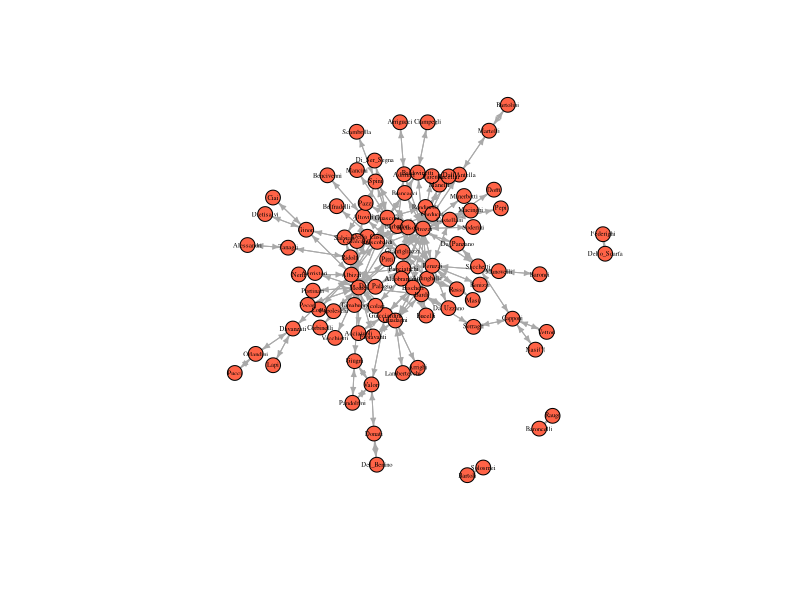
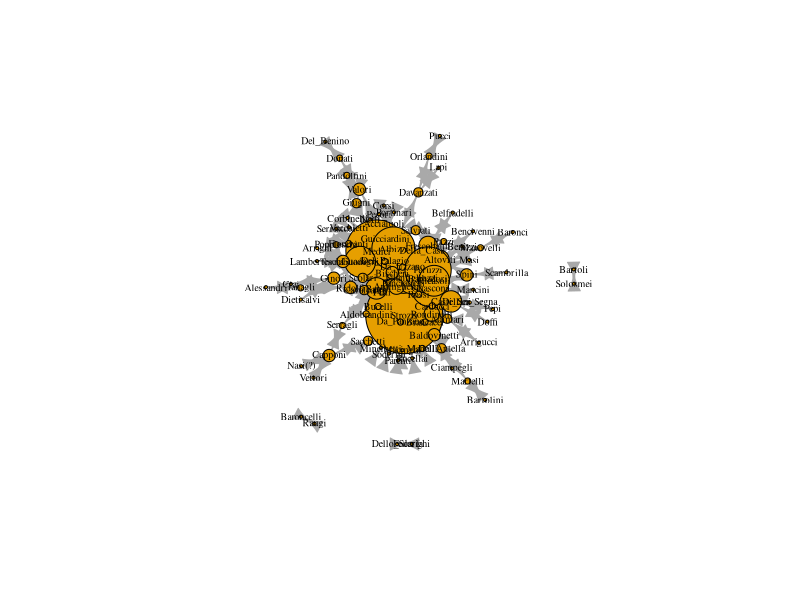
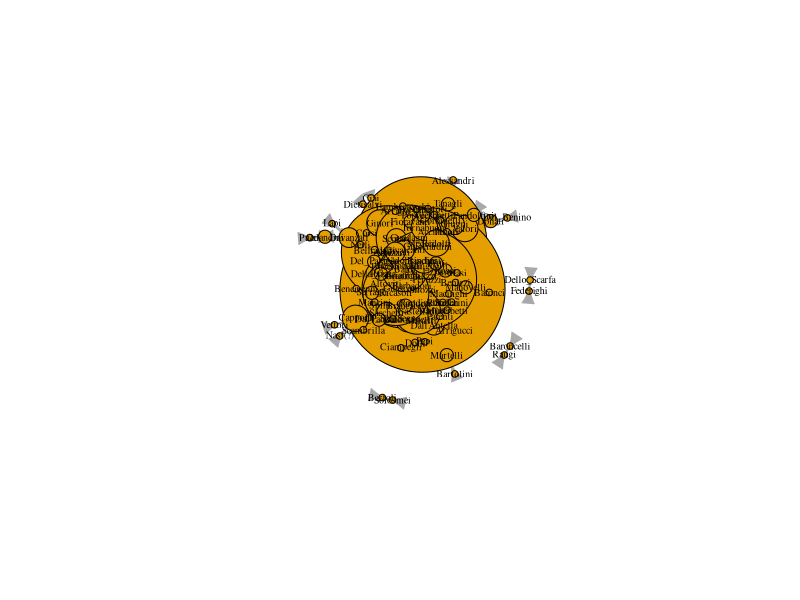
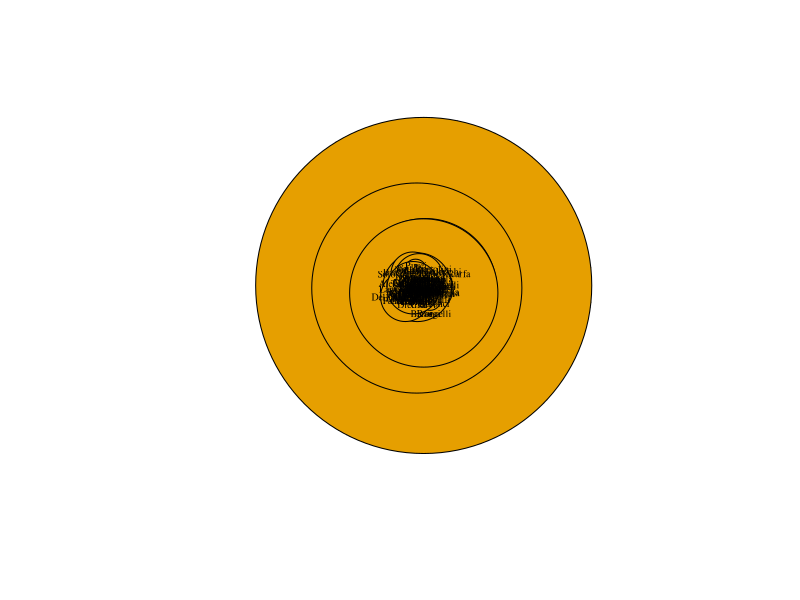
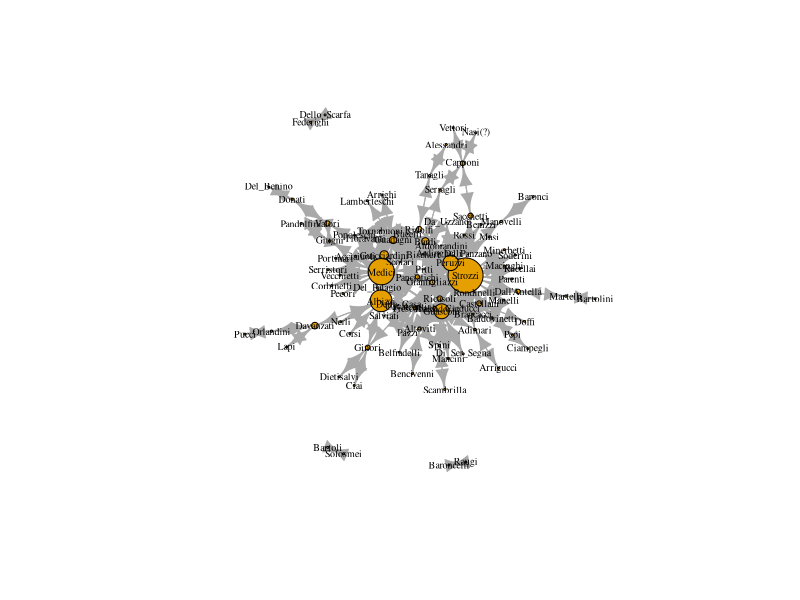
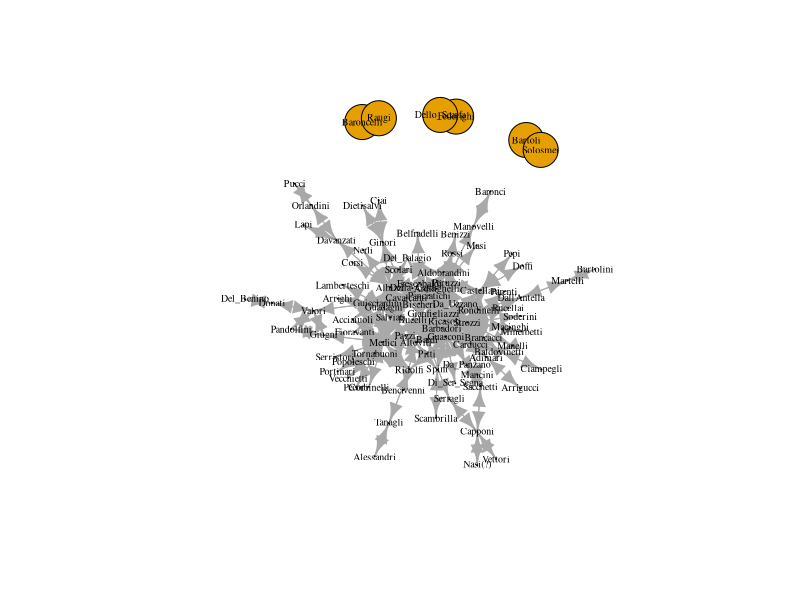
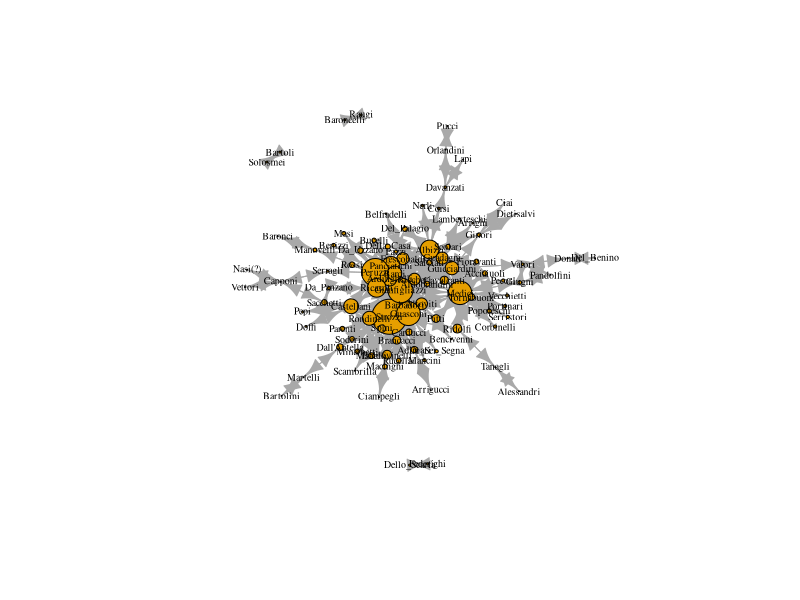
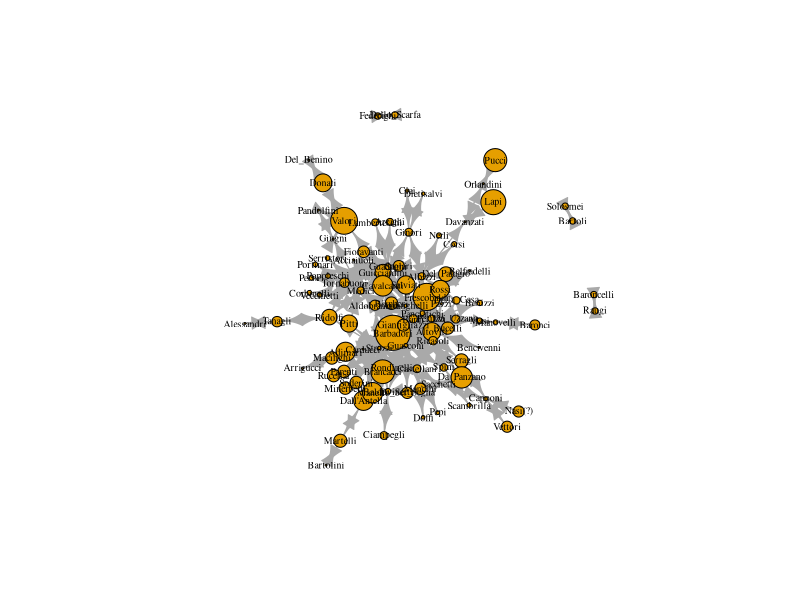

Generate these figures, in order, with R:
#!/usr/bin/env Rscript

######################################################################
# @author      : Linus Fernandes (linusfernandes at gmail dot com)
# @file        : centrality
# @created     : Tuesday Oct 31, 2023 11:21:31 IST
#
# @description :
######################################################################
library(conflicted)
library(igraph)
library(tidyverse)
library(reshape2)
conflict_scout()
# prepare the marriage adjacency matrix
florentine_edj <- read.csv("florentine_marriage_edgelist.csv")
print(str(florentine_edj))
florentine_edj <- florentine_edj[,2:3]

# prepare the attributes file
florentine_attributes <- read.csv("florentine_attributes.csv")
print(str(florentine_attributes))

# graph the marriage network
marriageNet <- graph.edgelist(as.matrix(florentine_edj), directed = T)
# add wealth and priorates attributes to family vertices
V(marriageNet)$Wealth <- florentine_attributes$Gwealth[match(V(marriageNet)$name, florentine_attributes$Family)]

# Gross wealth (Florins), for 87 (92) families
# simple mean imputation of wealth (alternatively, we might think that those with NA were too poor to show up in historical records?)
# in other words, atrribute mean wealth to na families
V(marriageNet)$Wealth <- ifelse(is.na(V(marriageNet)$Wealth), mean(V(marriageNet)$Wealth, na.rm = T), V(marriageNet)$Wealth)

# Number of Priors, The Priorate (or city council), first created in 1282, was Florence's governing body. Count of how many seats a family had on that city council from 1282-1344
# measure of the aggregate political influence of the family over a long period of time
V(marriageNet)$Priorates <- florentine_attributes$Npriors[match(V(marriageNet)$name, florentine_attributes$Family)]

plot(marriageNet, vertex.size = 8, vertex.label.cex = .4, vertex.label.color = "black", vertex.color = "tomato", edge.arrow.size = 0.4)

print(str(degree(marriageNet)))
degrees <- sort(degree(marriageNet), decreasing = T)
families = names(degrees)
names(degrees) <- c()
df <- data.frame(Family = families, Degree = degrees)
print(df)
# assignment
V(marriageNet)$degree <- degree(marriageNet)
# sized by degree
plot(marriageNet, vertex.label.cex = .6, vertex.label.color = "black", vertex.size = V(marriageNet)$degree, vertex.label.cex = .2)
plot(marriageNet,
      vertex.label.cex = .6,
      vertex.label.color = "black",
      vertex.size = V(marriageNet)$degree*3)

btws = betweenness(marriageNet, directed = FALSE)
btws <- sort(btws, decreasing = T)
families = names(btws)
names(btws) <- c()
df <- data.frame(Family = families, Betweenness = btws)
print(df)
# assignment
V(marriageNet)$betweenness <- betweenness(marriageNet, directed = F)
# sized by betweenness
plot(marriageNet,
      vertex.label.cex = .6,
      vertex.label.color = "black",
      vertex.size = V(marriageNet)$betweenness)
# normalize betweenness and scale by 20 (some scalar)
plot(marriageNet,
      vertex.label.cex = .6,
      vertex.label.color = "black",
      vertex.size = V(marriageNet)$betweenness/max(V(marriageNet)$betweenness) * 20)

clseness = closeness(marriageNet, normalized = F)
clseness <- sort(clseness, decreasing = T)
families = names(clseness)
names(clseness) <- c()
df <- data.frame(Family = families, Closeness = clseness)
print(df)
# assignment
V(marriageNet)$closeness <- closeness(marriageNet, normalized = F)
plot(marriageNet,
      vertex.label.cex = .6,
      vertex.label.color = "black",
      vertex.size = V(marriageNet)$closeness/max(V(marriageNet)$closeness) * 20)

# Eigenvector centrality takes into account alters’ power. 
# It is calculated a little bit differently in igraph. It produces a list object
# and we need to extract only the vector of centrality values.
power = evcent(marriageNet)$vector
power <- sort(power, decreasing = T)
families = names(power)
names(power) <- c()
df <- data.frame(Family = families, Power = power)
print(df)
V(marriageNet)$eigenvector <- evcent(marriageNet)$vector

plot(marriageNet,
     vertex.label.cex = .6, 
     vertex.label.color = "black", 
     vertex.size = V(marriageNet)$eigenvector/max(V(marriageNet)$eigenvector) * 20)

# Bonacich Centrality
# Perhaps marrying your daughters off to weaker families is a good way to ensure their loyalty? 
# We could evaluate this using bonacich centrality. 
# From igraph: “Interpretively, the Bonacich power measure corresponds to the notion that the power of a vertex is recursively
# defined by the sum of the power of its alters. The nature of the recursion involved is then controlled by the power exponent: positive values imply that vertices become more powerful as their alters become more powerful (as occurs in cooperative relations), while negative 
# values imply that vertices become more powerful only as their alters become weaker (as occurs in competitive or antagonistic relations).”

bonacich <- power_centrality(marriageNet, exponent = -2, rescale = T)
bonacich <- ifelse(bonacich < 0, 0, bonacich)
bonacich <- sort(bonacich, decreasing = T)
families = names(bonacich)
names(bonacich) <- c()
df <- data.frame(Family = families, Bonacich = bonacich)
print(df)

V(marriageNet)$bonacich <- power_centrality(marriageNet, exponent = -2, rescale = T)
V(marriageNet)$bonacich <- ifelse(V(marriageNet)$bonacich < 0, 0, V(marriageNet)$bonacich)

plot(marriageNet,
     vertex.label.cex = .6, 
     vertex.label.color = "black", 
     vertex.size = V(marriageNet)$bonacich/max(V(marriageNet)$bonacich) * 20)

bonacich <- power_centrality(marriageNet, exponent = 2, rescale = T)
bonacich <- ifelse(bonacich > 0, bonacich, 0)
bonacich <- sort(bonacich, decreasing = T)
families = names(bonacich)
names(bonacich) <- c()
df <- data.frame(Family = families, Bonacich = bonacich)
print(df)
V(marriageNet)$bonacich <- power_centrality(marriageNet, exponent = 2, rescale = T)
V(marriageNet)$bonacich <- ifelse(V(marriageNet)$bonacich > 0, V(marriageNet)$bonacich, 0)

plot(marriageNet,
     vertex.label.cex = .6, 
     vertex.label.color = "black", 
     vertex.size = V(marriageNet)$bonacich/max(V(marriageNet)$bonacich) * 20)

# pagerank
pagerank <- page_rank(marriageNet, directed = T)$vector
pagerank <- sort(pagerank, decreasing = T)
families = names(pagerank)
names(pagerank) <- c()
df <- data.frame(Family = families, PageRank = pagerank)
print(df)
V(marriageNet)$page_rank <- page_rank(marriageNet, directed = T)$vector

plot(marriageNet,
     vertex.label.cex = .6, 
     vertex.label.color = "black", 
     vertex.size = V(marriageNet)$page_rank/max(V(marriageNet)$page_rank) * 20)
